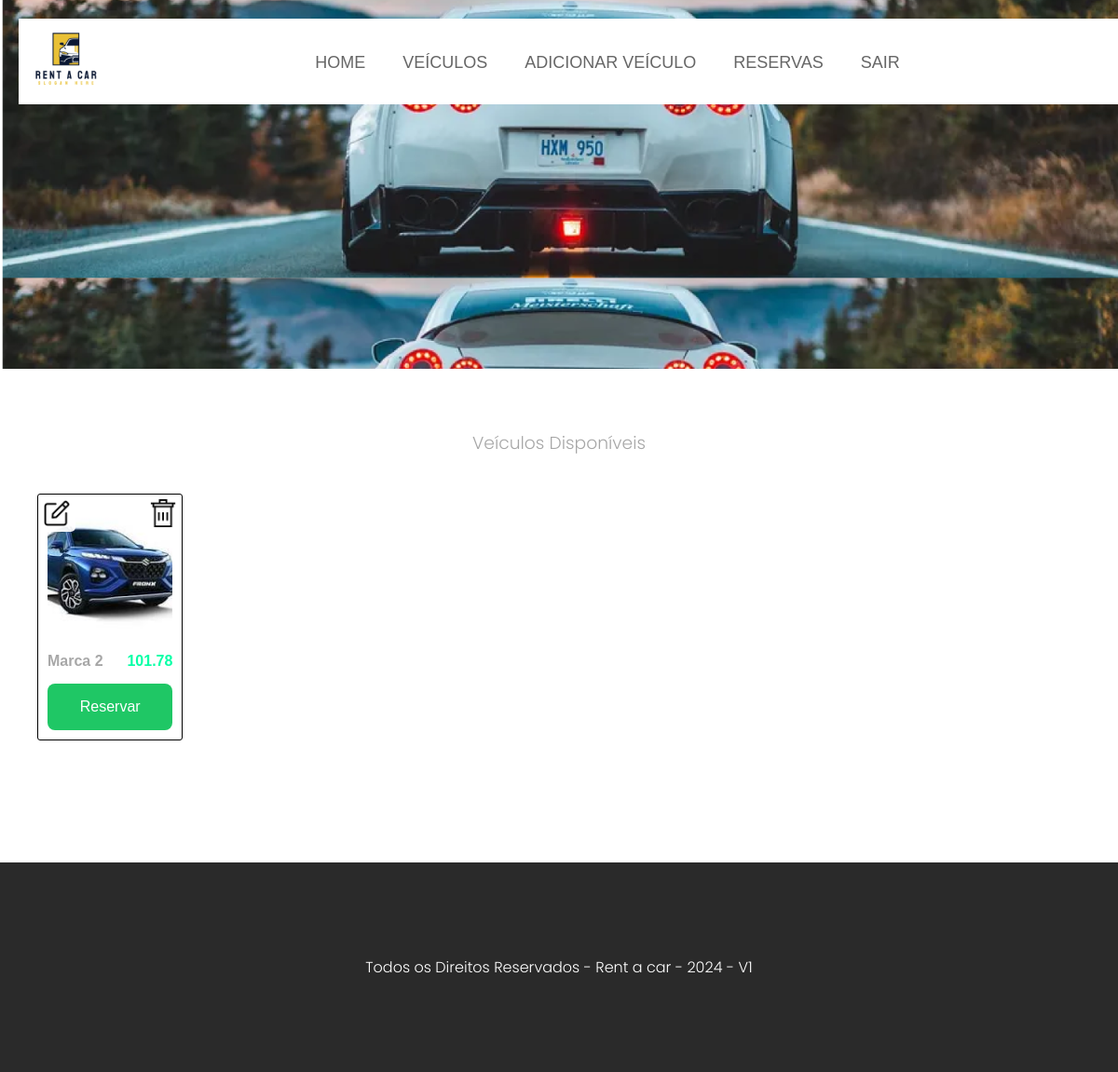
Page /veiculo/ (signed in) on the committed database.
### app/models.py (models this page shows, shortened)
class Veiculo(db.Model):
    __tablename__ = 'veiculos'
    id_veiculo = db.Column(db.Integer, primary_key=True)
    marca = db.Column(db.String(50), nullable=False)
    modelo = db.Column(db.String(100), nullable=False)
    placa = db.Column(db.String(20), nullable=False, unique=True)
    categoria = db.Column(db.String(50), nullable=False)
    ano = db.Column(db.Integer, nullable=False)
    precoDia = db.Column(db.Float, nullable=False)
    imagem = db.Column(db.Text, nullable=False)
    disponibilidade = db.Column(db.String(20), nullable=False)

### app/routes/veiculo.py (the view)
@veiculo_bp.route('/')
def index():
    veiculos = Veiculo.query.all()
    return render_template('veiculos/cards_veiculos.html', veiculos=veiculos)

### app/routes/veiculo.py (called while the page is built)
@veiculo_bp.before_request
def loginAuth():
    if not AuthMiddleware.is_logged():
        return redirect(url_for('user.login'))

### app/templates/veiculos/cards_veiculos.html
{% extends './base.html' %}
{% block content %}
{% include 'navbar.html' %}
<section id="content">
    <main id="main">
        <section id="Veiculos">
            <h1>Veículos Disponíveis</h1>
            <div class="listaVeiculos">
                {% for veiculo in veiculos %}
                    <div class="blocosVeiculos">
                        <img src="{{url_for('static', filename='carImages/')}}{{veiculo.imagem}}">
                        <div class="legenda">
                            <span class="nome">{{veiculo.marca}}</span>
                            <span class="preco">{{veiculo.precoDia}}</span>
                        </div>
                            <a class="btn-reservar" href="{{url_for('reserva.form', id=veiculo.id_veiculo)}}">Reservar</a>
                        {% if session['tipo'] == 'funcionario' %}
                            <div class="actions-group">
                                <a href="{{url_for('veiculo.editar_veiculo', id=veiculo.id_veiculo)}}"><img src="{{url_for('static', filename='imagens/edit.png')}}" alt="Botão editar"></a>
                                <a href="{{url_for('veiculo.deletar', id=veiculo.id_veiculo)}}"><img src="{{url_for('static', filename='imagens/trash.png')}}" alt="Botão editar"></a>
                            </div>
                        {% endif %}
                    </div>
                {% endfor %}
            </div>
        </section>
    </main>
</section>
{% endblock %}

### app/static/css/app.css (style rules this page uses)
* { margin: 0; padding: 0; font-family: Verdana, Geneva, Tahoma, sans-serif; }
:root { --verde: #07ffa6; --preto: #2a2a2a; --amarelo: #e9c035; --corTexto: #3a3a3a; --corNome: #a7a7a7; }
body, html { background-color: #fff !important; height: 100vh; }
#content { padding: 65px 40px; min-height: 50%; background-repeat: no-repeat; background-position: 0 0; }
#main { background-repeat: no-repeat; background-position: bottom left; }
#Veiculos h1 { color: var(--corNome); width: 100%; text-align: center; font-weight: 100; margin-bottom: 40px; font-family: "Poppins", sans-serif; font-weight: 300; font-style: normal; }
.listaVeiculos { display: flex; flex-direction: row; gap: 20px; flex-wrap: wrap; }
.legenda { display: flex; flex-direction: row; justify-content: space-between; margin-top: 15px; margin-bottom: 15px; }
.blocosVeiculos .preco { color: var(--verde); font-weight: 700; }
.blocosVeiculos .nome { color: var(--corNome); font-weight: 700; }
.actions-group { position:absolute; top: 0; left: 0; width: 100%; display: flex; justify-content: space-between; }
.actions-group a img { width: 30px; height: 30px; background-color: rgba(255, 255, 255, 0.9); padding: 5px; border-radius: 5px; }
.btn-reservar { background-color: #1fc765; color: #fff; padding: 1rem; border: 0; border-radius: 8px; cursor: pointer; text-decoration: none; text-align: center; }

### rows in the picture
Veiculo: imagem (picture), marca "Marca 2", precoDia "101.78"
